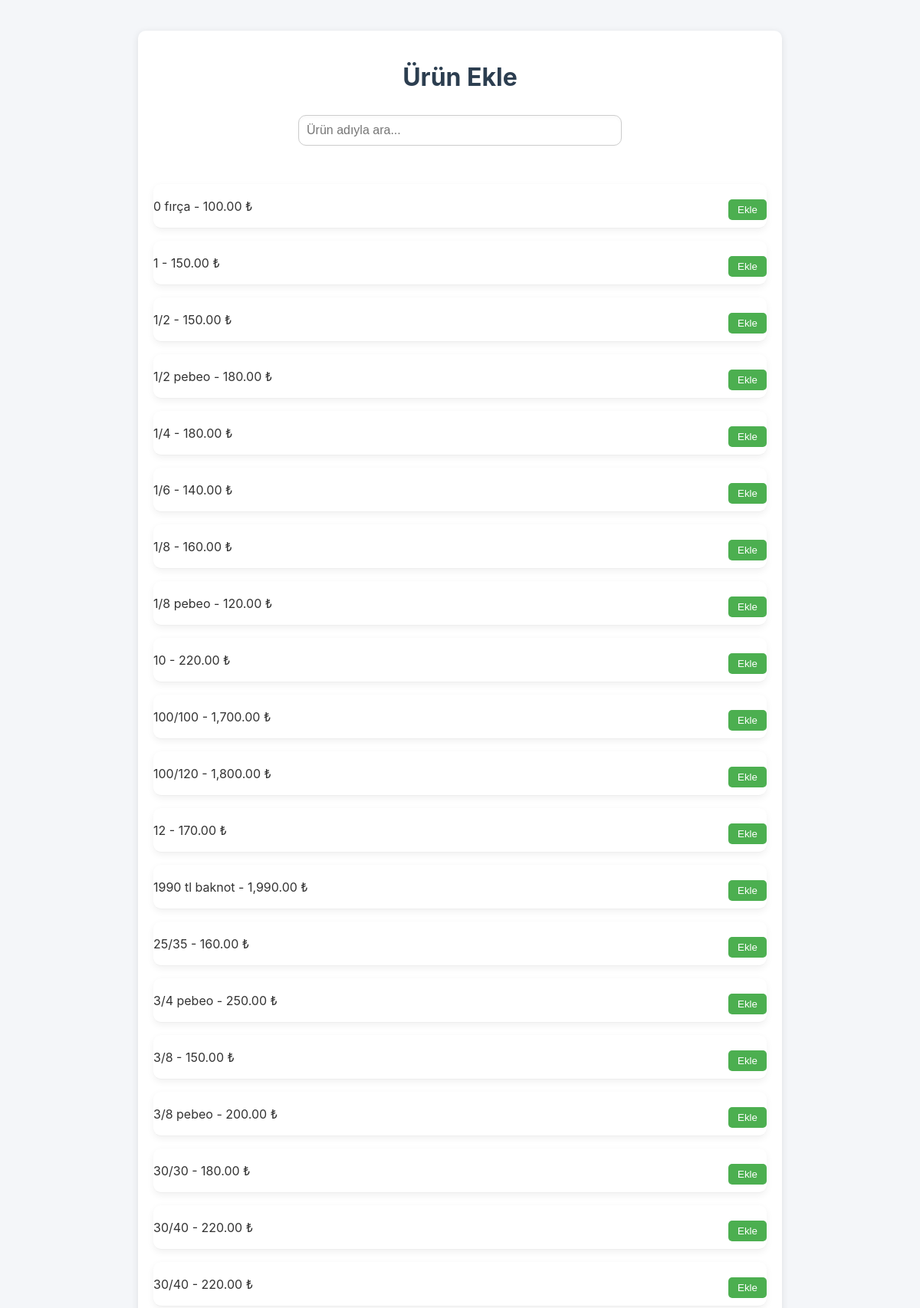
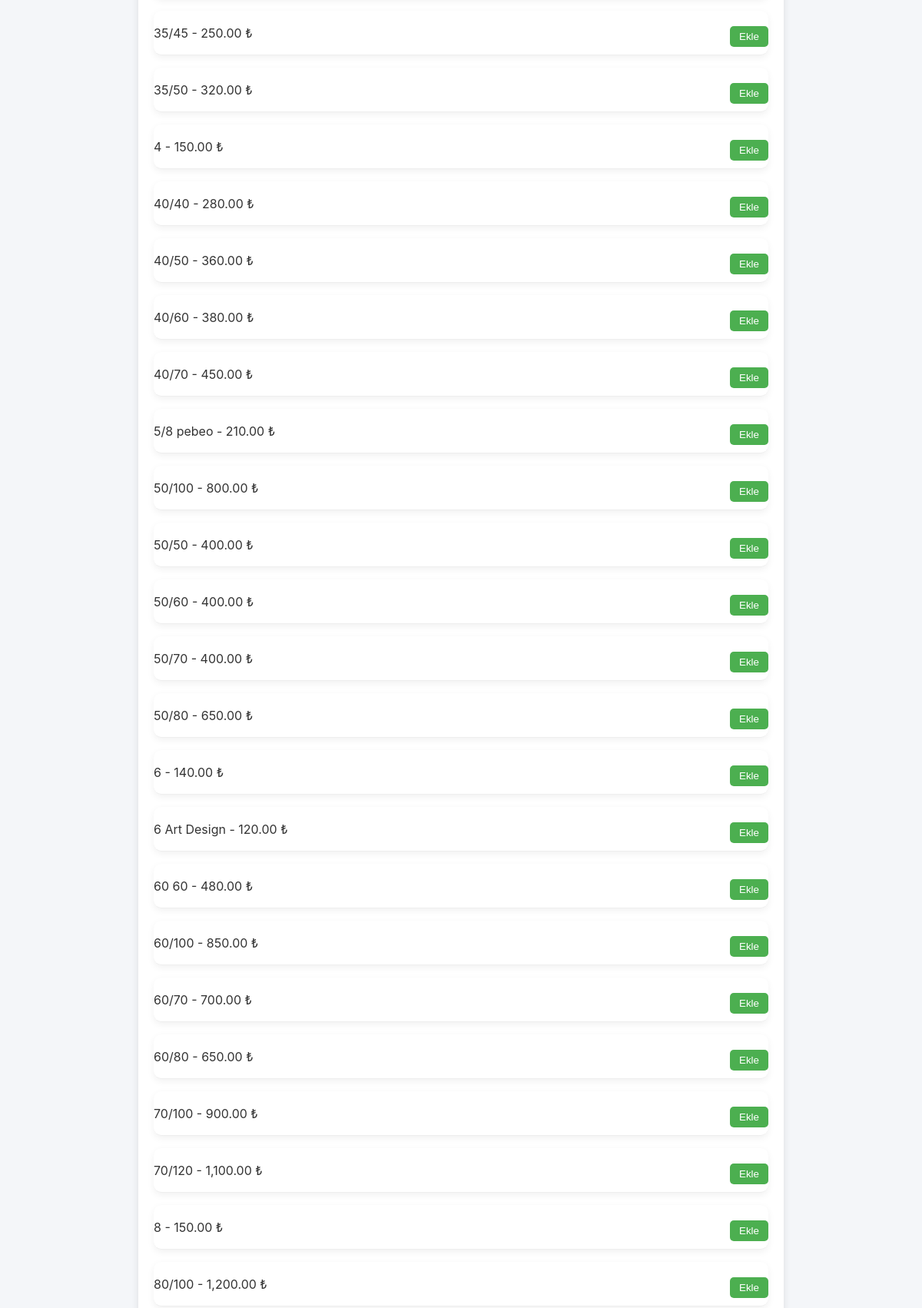
Screenshot of /ui/add_product.php?student_id=201 (upper part) with the database file from the repository (2 pictures, top to bottom).
### tables this page shows
CREATE TABLE `products` (
  `id` int NOT NULL,
  `name` varchar(100) NOT NULL,
  `type` varchar(50) DEFAULT NULL,
  `price` decimal(10,2) NOT NULL
);

### ui/add_product.php (the view, shortened to what this page needs)
<?php
require "../includes/db.php";
$search = trim($_GET['search'] ?? '');
try {
    if ($search !== '') {
        $stmt = $db->prepare("SELECT * FROM products WHERE LOWER(name) LIKE :search ORDER BY name");
        $stmt->execute(['search' => '%' . strtolower($search) . '%']);
    } else {
        $stmt = $db->prepare("SELECT * FROM products ORDER BY name");
        $stmt->execute();
    }
    $products = $stmt->fetchAll(PDO::FETCH_ASSOC);
} catch (PDOException $e) {
    die("Veritabanı hatası: " . $e->getMessage());
}
?>
<!DOCTYPE html>
<html lang="tr">
<head>
    <link rel="stylesheet" href="../assets/style.css?v=updated">
</head>
<body>
<div class="container">
    <h1>Ürün Ekle</h1>
    <form method="get" action="add_product.php" class="search-bar">
        <input type="text" name="search" placeholder="Ürün adıyla ara..." value="<?= htmlspecialchars($search) ?>">
    </form>
    <div class="product-list">
        <?php if (empty($products)): ?>
            <p>Ürün bulunamadı.</p>
        <?php else: ?>
            <?php foreach ($products as $product): ?>
    <div class="product-item product-card" data-name="<?= htmlspecialchars($product['name']) ?>">
        <span><?= htmlspecialchars($product['name']) ?> - <?= number_format($product['price'], 2) ?> ₺</span>
        <form method="post">
            <button type="submit">Ekle</button>
        </form>
    </div>
<?php endforeach; ?>
        <?php endif; ?>
    </div>
</div>
</body>
</html>

### assets/style.css (style rules this page uses)
body { font-family: 'Inter', sans-serif; background-color: #f4f6f9; margin: 0; padding: 0; color: #333; }
.container { max-width: 1000px; margin: 40px auto; padding: 20px; background: #ffffff; border-radius: 12px; box-shadow: 0 4px 20px rgba(0,0,0,0.05); }
h1, h2 { text-align: center; color: #2c3e50; }
.search-bar { text-align: center; margin-bottom: 30px; }
.search-bar input { width: 60%; max-width: 400px; padding: 12px 16px; font-size: 16px; border-radius: 10px; border: 1px solid #ddd; transition: border-color 0.3s ease; }
.search-bar input { width: 60%; max-width: 400px; padding: 12px 16px; font-size: 16px; border-radius: 10px; border: 1px solid #ccc; box-shadow: inset 0 2px 4px rgba(0,0,0,0.03); transition: border-color 0.25s ease; }
.product-list { display: flex; flex-direction: column; gap: 16px; margin-top: 20px; }
.product-card { display: flex; justify-content: space-between; align-items: center; background: #fff; padding: 18px 24px; border-radius: 10px; box-shadow: 0 3px 10px rgba(0, 0, 0, 0.06); width: 100%; transition: background 0.3s; }
.product-card form { margin-top: 10px; }
.product-card button { padding: 5px 10px; background-color: #1abc9c; color: white; border: none; border-radius: 6px; cursor: pointer; transition: background-color 0.2s ease; }

### ui/add_product.php (style rules this page uses)
.container { max-width: 800px; margin: 40px auto; background: #fff; padding: 20px; border-radius: 10px; box-shadow: 0 2px 10px rgba(0,0,0,0.1); }
h1 { text-align: center; margin-bottom: 30px; }
.search-bar input { width: 100%; padding: 10px; margin-bottom: 20px; font-size: 16px; }
.product-list .product-item { display: flex; justify-content: space-between; padding: 10px 0; border-bottom: 1px solid #eee; }
.product-list form { display: inline; }
.product-list button { padding: 6px 12px; background: #4CAF50; color: white; border: none; border-radius: 5px; cursor: pointer; }

### rows the page displays
products: name "0 fırça", price "100.00"
products: name "1", price "150.00"
products: name "1/2", price "150.00"
products: name "1/2 pebeo", price "180.00"
products: name "1/4", price "180.00"
products: name "1/6", price "140.00"
products: name "1/8", price "160.00"
products: name "1/8 pebeo", price "120.00"
products: name "10", price "220.00"
products: name "100/100", price "1,700.00"
products: name "100/120", price "1,800.00"
products: name "12", price "170.00"
products: name "1990 tl baknot", price "1,990.00"
products: name "25/35", price "160.00"
products: name "3/4 pebeo", price "250.00"
products: name "3/8", price "150.00"
products: name "3/8 pebeo", price "200.00"
products: name "30/30", price "180.00"
products: name "30/40", price "220.00"
products: name "30/40", price "220.00"
products: name "35/45", price "250.00"
products: name "35/50", price "320.00"
products: name "4", price "150.00"
products: name "40/40", price "280.00"
products: name "40/50", price "360.00"
products: name "40/60", price "380.00"
products: name "40/70", price "450.00"
products: name "5/8 pebeo", price "210.00"
products: name "50/100", price "800.00"
products: name "50/50", price "400.00"
products: name "50/60", price "400.00"
products: name "50/70", price "400.00"
products: name "50/80", price "650.00"
products: name "6", price "140.00"
products: name "6 Art Design", price "120.00"
products: name "60 60", price "480.00"
products: name "60/100", price "850.00"
products: name "60/70", price "700.00"
products: name "60/80", price "650.00"
products: name "70/100", price "900.00"
products: name "70/120", price "1,100.00"
products: name "8", price "150.00"
products: name "80/100", price "1,200.00"
